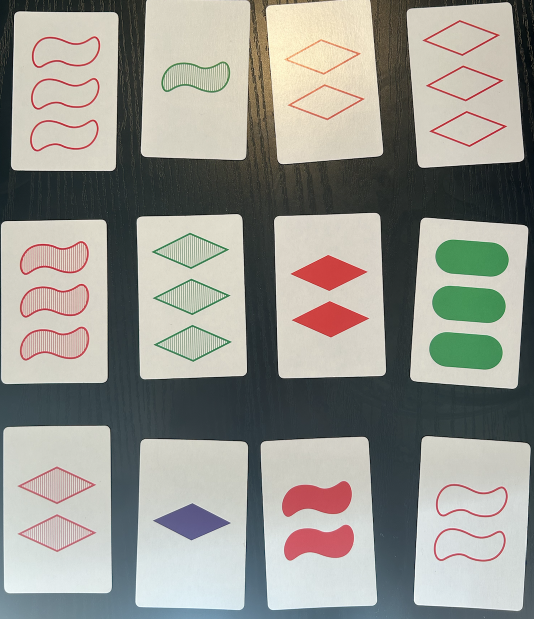
#> input picture grid_pic.png, 1068 x 1238 px (shown at 1/2 size)
$ python -i count.py   (imports and definitions only)
#> lines starting #> are read from the running program, lines starting #| are printed output that depends on the picture; after the words box and inside, x2 and y2 are one past the last pixel; in counts of white or black regions, pixels touching at a corner belong together
import os
import cv2
import csv
import time
import imutils
import random
import numpy as np

def order_points(pts):
    """
    Orders a set of 4 points in the following order:
    top-left, top-right, bottom-right, bottom-left.
    """
    rect = np.zeros((4, 2), dtype="float32")
    # The top-left will have the smallest sum,
    # whereas the bottom-right will have the largest sum.
    s = pts.sum(axis=1)
    rect[0] = pts[np.argmin(s)]
    rect[2] = pts[np.argmax(s)]

    # The top-right will have the smallest difference,
    # whereas the bottom-left will have the largest difference.
    diff = np.diff(pts, axis=1)
    rect[1] = pts[np.argmin(diff)]
    rect[3] = pts[np.argmax(diff)]

    return rect

def preprocess_card_image(image_path, debug=False):
    """
    Pre-processes a card image by:
      1. Isolating the card via thresholding and morphological operations.
      2. Computing a rotated bounding box (via minAreaRect) from the largest bright region.
      3. Applying a perspective transform to get a top-down view.
      4. Correcting lighting using CLAHE.

    This approach assumes that the card is the largest white region in the image,
    which is typical since the card has a white background.

    Parameters:
        image_path (str): Path to the input image.
        debug (bool): If True, displays intermediate processing steps.

    Returns:
        processed_image (np.array): The pre-processed, top-down view of the card.
    """
#> called with image_path = 'grid_pic.png', debug = False
    # Load the image
    image = cv2.imread(image_path)
#> image is the input picture: shape (1238, 1068, 3); mean B, G, R 144.2, 151.3, 151.6
    if image is None:
        raise ValueError("Image not found: " + image_path)

    orig = image.copy()
    # Resize for faster processing while maintaining aspect ratio.
    ratio = image.shape[0] / 500.0
#> ratio = 2.48
    image = imutils.resize(image, height=500)
#> image: shape (500, 431, 3)

    # Convert to grayscale and blur to reduce noise.
    gray = cv2.cvtColor(image, cv2.COLOR_BGR2GRAY)
    blurred = cv2.GaussianBlur(gray, (5, 5), 0)

    # Use Otsu's thresholding to segment bright areas (the card should be bright/white)
    # (If your background is also bright, you might need to tweak this step.)
    ret, thresh = cv2.threshold(blurred, 0, 255, cv2.THRESH_BINARY + cv2.THRESH_OTSU)
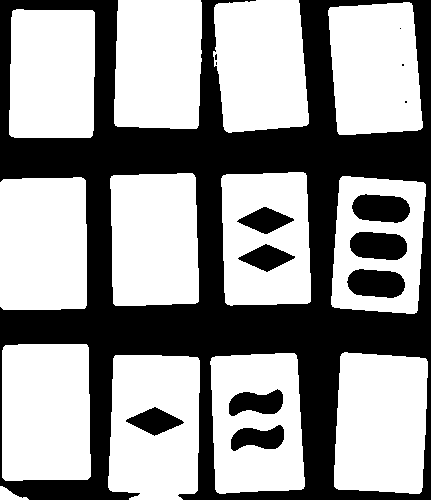
#> thresh: shape (500, 431); 60.1% white; 14 black regions (5 under 20 px), largest, box (x1, y1, x2, y2) and area: (0, 0, 431, 500) 77486, (347, 269, 405, 298) 1352, (350, 232, 407, 260) 1339
#> ret = 136

    # Optionally invert the threshold if needed:
    # thresh = cv2.bitwise_not(thresh)

    # Apply morphological closing to fill small holes and join the white regions.
    kernel = np.ones((5, 5), np.uint8)
    closed = cv2.morphologyEx(thresh, cv2.MORPH_CLOSE, kernel)
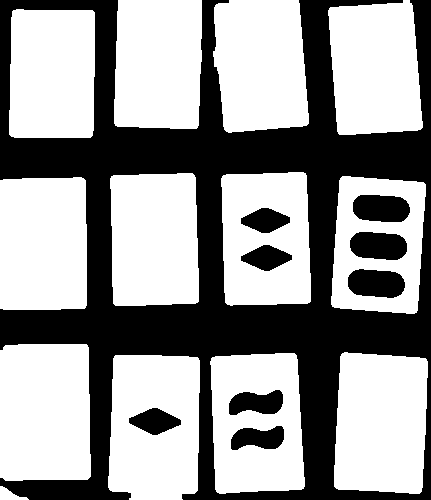
#> closed: shape (500, 431); 60.3% white; 9 black regions

    if debug:
        cv2.imshow("Thresholded & Closed", closed)
        cv2.waitKey(0)

    # Find external contours in the thresholded image.
    cnts = cv2.findContours(closed.copy(), cv2.RETR_EXTERNAL, cv2.CHAIN_APPROX_SIMPLE)
#> cnts = 13 contours; largest, box (x1, y1, x2, y2) and area: (108, 355, 200, 500) 12231, (0, 344, 91, 481) 11962, (334, 352, 428, 494) 11909, (210, 353, 305, 494) 11898, (331, 176, 426, 314) 11308
    cnts = imutils.grab_contours(cnts)
    if len(cnts) == 0:
        raise Exception("No contours found in thresholded image!")

    # Assume the largest contour is the card.
    card_contour = max(cnts, key=cv2.contourArea)
#> card_contour = contour of 46 points, box (x1, y1, x2, y2) (108, 355, 200, 500), area 12231

    # Get a rotated bounding box of the card.
    rect = cv2.minAreaRect(card_contour)  # returns ((center_x, center_y), (width, height), angle)
#> rect = ((154, 427.2), (144.8, 89.34), -88.49)
    box = cv2.boxPoints(rect)             # returns 4 points of the rotated rectangle
#> box = [[196.7, 500.8], [107.4, 498.4], [111.2, 353.7], [200.5, 356]]
    box = np.array(box, dtype="float32")

    # Order the points and scale them back to the original image dimensions.
    ordered_box = order_points(box) * ratio
#> in order_points, `s = pts.sum(axis=1)`: s = [697.5, 605.8, 464.9, 556.6]
#> in order_points, `diff = np.diff(pts, axis=1)`: diff = [304.1, 391, 242.5, 155.5]
#> ordered_box = [[275.4, 875.7], [496.5, 881.6], [487.1, 1239.9], [265.9, 1234.1]]

    # Compute the width and height of the new (unwarped) image.
    (tl, tr, br, bl) = ordered_box
#> tl = [275.4, 875.7]; tr = [496.5, 881.6]; br = [487.1, 1239.9]; bl = [265.9, 1234.1]
    widthA = np.linalg.norm(br - bl)
#> widthA = 221.2
    widthB = np.linalg.norm(tr - tl)
#> widthB = 221.2
    maxWidth = max(int(widthA), int(widthB))
#> maxWidth = 221

    heightA = np.linalg.norm(tr - br)
#> heightA = 358.5
    heightB = np.linalg.norm(tl - bl)
#> heightB = 358.5
    maxHeight = max(int(heightA), int(heightB))
#> maxHeight = 358

    # Destination points for the perspective transform.
    dst = np.array([
        [0, 0],
        [maxWidth - 1, 0],
        [maxWidth - 1, maxHeight - 1],
        [0, maxHeight - 1]
    ], dtype="float32")
#> dst = [[0, 0], [220, 0], [220, 357], [0, 357]]

    # Compute the perspective transform matrix and apply it.
    M = cv2.getPerspectiveTransform(ordered_box, dst)
#> M = [[0.994, 0.0262, -296.7], [-0.0262, 0.995, -864.5], [-3.43e-19, -6.4e-19, 1]]
    warped = cv2.warpPerspective(orig, M, (maxWidth, maxHeight))

    # Lighting correction using CLAHE.
    lab = cv2.cvtColor(warped, cv2.COLOR_BGR2LAB)
#> lab: shape (358, 221, 3); mean of channels 0, 1, 2 203.9, 126.1, 126.1
    l, a, b = cv2.split(lab)
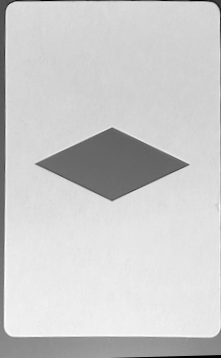
#> l: shape (358, 221); min 0, max 254, mean 203.9
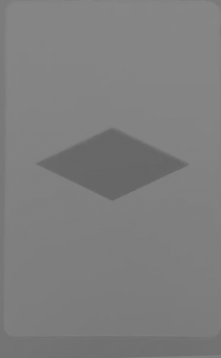
#> b: shape (358, 221); min 98, max 135, mean 126.1
    clahe = cv2.createCLAHE(clipLimit=2.0, tileGridSize=(8, 8))
    cl = clahe.apply(l)
    limg = cv2.merge((cl, a, b))
#> limg: shape (358, 221, 3); mean of channels 0, 1, 2 199.7, 126.1, 126.1
    processed_image = cv2.cvtColor(limg, cv2.COLOR_LAB2BGR)

    if debug:
        cv2.imshow("Warped", warped)
        cv2.imshow("Processed", processed_image)
        cv2.waitKey(0)

    return processed_image


def detect_count(image_path):
    image = preprocess_card_image(image_path)
    # image = cv2.imread(image_path)

    # Crop to remove background
    crop_size = 25
    image = image[crop_size:-crop_size, crop_size:-crop_size]
#> image: shape (308, 171, 3)

    # Convert to grayscale
    gray_scaled = cv2.cvtColor(image, cv2.COLOR_BGR2GRAY)

    # Detect edges
    edged = cv2.Canny(gray_scaled, 100, 250)
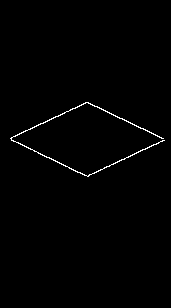
#> edged: shape (308, 171); 0.83% white in thin lines or dots, all inside (x1, y1, x2, y2) = (10, 102, 165, 177)

    # Apply thresholds
    thresh = cv2.threshold(edged, 100, 255, cv2.THRESH_BINARY)[1]

    # Use morphological closing to fill in gaps
    kernel = np.ones((5, 5), np.uint8)
    closed = cv2.morphologyEx(thresh, cv2.MORPH_CLOSE, kernel)

    # Detect contours
    contours = cv2.findContours(closed.copy(), cv2.RETR_EXTERNAL, cv2.CHAIN_APPROX_SIMPLE)
#> contours = 1 contour; box (x1, y1, x2, y2) and area: (10, 102, 165, 177) 5832
    contours = imutils.grab_contours(contours)

    # Choose one contour to crop around; here we choose the largest contour
    largest_contour = max(contours, key=cv2.contourArea)
#> largest_contour = contour of 277 points, box (x1, y1, x2, y2) (10, 102, 165, 177), area 5832
    x, y, w, h = cv2.boundingRect(largest_contour)
#> x = 10; y = 102; w = 155; h = 75

    cv2.drawContours(image, contours, -1, (0, 0, 0))
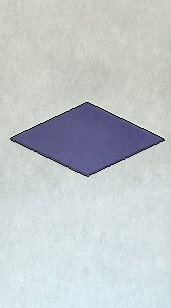
#> image: shape (308, 171, 3); mean B, G, R 202.5, 200.4, 194.5
    cv2.imshow(".", image)
    cv2.waitKey(0)

    # Add padding while ensuring we stay within image boundaries
    pad = 10
    x_start = max(0, x - pad)
#> x_start = 0
    y_start = max(0, y - pad)
#> y_start = 92
    x_end = min(image.shape[1], x + w + pad)
#> x_end = 171
    y_end = min(image.shape[0], y + h + pad)
#> y_end = 187

    # Return image cropped to a contour
    cropped = image[y_start:y_end, x_start:x_end]
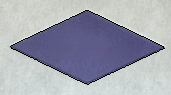
#> cropped: shape (95, 171, 3); mean B, G, R 176.3, 163.7, 161.1
    largest_contour = largest_contour - np.array([[x_start, y_start]])
#> largest_contour = 277 rows, first 8: [85, 10], [84, 11], [83, 11], [82, 12], [81, 12], [80, 13], [79, 13], [78, 14]

    return len(contours), cropped, largest_contour


# Example usage (uncomment the following lines to test the function):
# [31 lines not run here, left out]

>>> result = detect_count('grid_pic.png')
